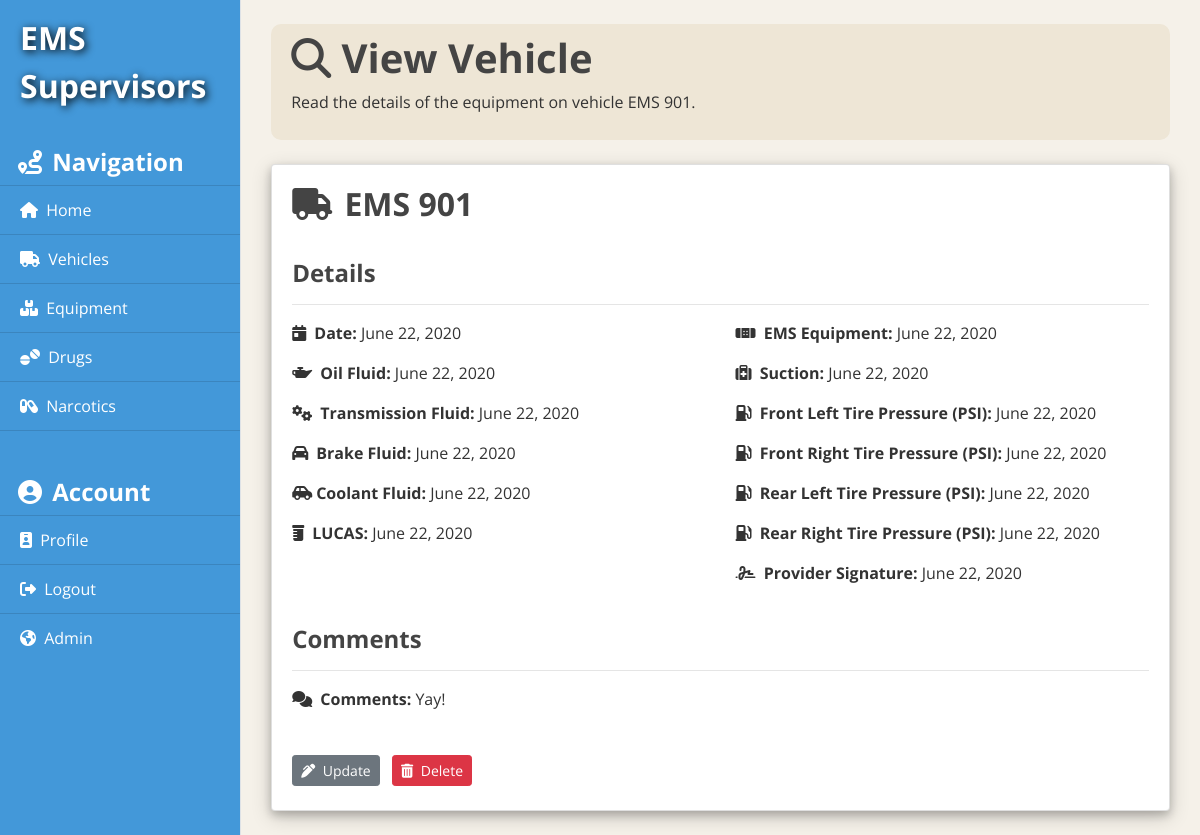
Page /vehicles/1/ (signed in) on the committed database.
### vehicles/models.py (models this page shows, shortened)
class Vehicle(models.Model):
    unit = models.CharField(max_length=30)
    date = models.DateField(help_text="Please display in the form yyyy-mm-dd!")
    oil = models.BooleanField()
    transmission_fluid = models.BooleanField()
    brake_fluid = models.BooleanField()
    coolant_fluid = models.BooleanField()
    lucas = models.BooleanField(verbose_name="LUCAS")
    ems_equipment = models.BooleanField(verbose_name="EMS Equipment")
    suction = models.BooleanField()
    front_left_tire_pressure = models.DecimalField(decimal_places=0, max_digits=2, verbose_name="Front Left Tire Pressure (in PSI)")
    front_right_tire_pressure = models.DecimalField(decimal_places=0, max_digits=2, verbose_name="Front Right Tire Pressure (in PSI)")
    rear_left_tire_pressure = models.DecimalField(decimal_places=0, max_digits=2, verbose_name="Rear Left Tire Pressure (in PSI)")
    rear_right_tire_pressure = models.DecimalField(decimal_places=0, max_digits=2, verbose_name="Rear Right Tire Pressure (in PSI)")
    provider_name = models.CharField(max_length=30)
    comments = models.TextField()

### vehicles/views.py (the view)
# urls.py: path('<int:pk>/', VehicleDetailView.as_view(), name="vehicles-detail"),
class VehicleDetailView(LoginRequiredMixin, DetailView):
    model = Vehicle

### vehicles/templates/vehicles/vehicle_detail.html
{% extends 'equipment/base.html' %}
{% block content %}
    <div class="title-container">
      <h1><i class="fas fa-search"></i> View Vehicle</h1>
      <p>Read the details of the equipment on vehicle {{ vehicle.unit }}.</p>
    </div>
    <br />
    <div class="card" style="box-shadow: 0 4px 8px 0 rgba(0, 0, 0, 0.2), 0 6px 20px 0 rgba(0, 0, 0, 0.19) !important;">
        <div class="card-body">
          <h2 class="card-title"><i class="fas fa-truck mr-1"></i> {{ vehicle.unit }}</h2>
          <br />
          <h4>Details</h4>
          <hr/>
          <div class="row">
              <div class="col-sm">
                <p><b><i class="fas fa-calendar-day mr-1"></i> Date:</b> {{ vehicle.date }}</p>
                <p><b><i class="fas fa-oil-can mr-1"></i> Oil Fluid:</b> {{ vehicle.date }}</p>
                <p><b><i class="fas fa-cogs mr-1"></i> Transmission Fluid:</b> {{ vehicle.date }}</p>
                <p><b><i class="fas fa-car mr-1"></i> Brake Fluid:</b> {{ vehicle.date }}</p>
                <p><b><i class="fas fa-car-side mr-1"></i>Coolant Fluid:</b> {{ vehicle.date }}</p>
                <p><b><i class="fas fa-prescription-bottle mr-1"></i> LUCAS:</b> {{ vehicle.date }}</p>
              </div>
              <div class="col-sm">
                <p><b><i class="fas fa-band-aid mr-1"></i> EMS Equipment:</b> {{ vehicle.date }}</p>
                <p><b><i class="fas fa-medkit mr-1"></i> Suction:</b> {{ vehicle.date }}</p>
                <p><b><i class="fas fa-gas-pump mr-1"></i> Front Left Tire Pressure (PSI):</b> {{ vehicle.date }}</p>
                <p><b><i class="fas fa-gas-pump mr-1"></i> Front Right Tire Pressure (PSI):</b> {{ vehicle.date }}</p>
                <p><b><i class="fas fa-gas-pump mr-1"></i> Rear Left Tire Pressure (PSI):</b> {{ vehicle.date }}</p>
                <p><b><i class="fas fa-gas-pump mr-1"></i> Rear Right Tire Pressure (PSI):</b> {{ vehicle.date }}</p>
                <p><b><i class="fas fa-signature mr-1"></i> Provider Signature:</b> {{ vehicle.date }}</p>
              </div>
          </div>
          <br />
          <h4>Comments</h4>
          <hr/>
          <p><b><i class="fas fa-comments mr-1"></i> Comments:</b> {{ vehicle.comments }}</p>
          <br />
          <div>
            <a class="btn btn-secondary btn-sm mt-1 mb-1" href="{% url 'vehicles-update' vehicle.id %}"><i class="fas fa-pen-alt mr-1"></i> Update</a>
            <a class="btn btn-danger btn-sm mt-1 mb-1 ml-2" href="{% url 'vehicles-delete' vehicle.id %}"><i class="fas fa-trash-alt mr-1"></i> Delete</a>
        </div>
        </div>
    </div>
      <br />
{% endblock content %}

### equipment/static/equipment/main.css (style rules this page uses)
body { background: #f5f1e9; color: #333333; font-family: 'Open Sans', sans-serif; }
h1, h2, h3, h4, h5, h6 { color: #444444; font-weight: bold; }
.title-container { background-color: #eee6d6 !important; padding: 10px 10px 10px 20px; border-radius: 10px; }

### rows in the picture
Vehicle: unit "EMS 901", date "June 22, 2020", comments "Yay!"
